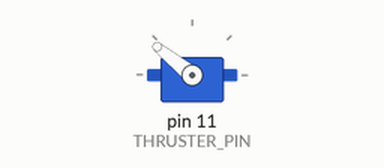
The sketch below on a simulated Arduino Uno, built with avr-gcc and run on an emulated ATmega328P. Shown: servo. What the sketch prints to the serial monitor is not drawn.

Above: at 0.05 s.
Timing chart, 0 to 4.6 s (numbered marks = the images above):
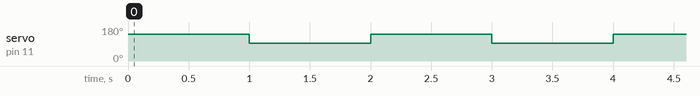

Measured:
- by itself, servo on pin 11 (THRUSTER_PIN): alternates 141° for 1.0 s and 93° for 1.0 s

The sketch:

Pulse_Thruster_Test.ino
```cpp
/*
 * Pulse Thruster For Active Position Holding Testing
 * By: Shane Matsushima
 * 4/25/2019
 */

/*
 * This is the library used for controlling the thrustermotor via ESC
 */
#include <Servo.h>

/*
 * Attaching the thruster motor to the Servo Class
 */
Servo thruster;

/*
 * Thruster pin
 */
#define THRUSTER_PIN 11

/*
 * Defining direction/power variable for moving the thruster
 */
#define FORWARD_POWER 2000
#define REVERSE_POWER 1000
#define STOP 1500

/*
 * This runs once before the full program starts and allocates what each pin is doing
 */
void setup() {
  // put your setup code here, to run once:
  Serial.begin(9600);
  Serial.println("Starting Pulse Code");
  thruster.attach(THRUSTER_PIN);
}

/*
 * This is the main portion of the code that runs infinetly unless told otherwise
 */
void loop() {
  /*
   * Pulses the thruster forward with max power for 1 sec and then stops the thrusting for 1 sec
   */
  thruster.write(FORWARD_POWER);
  wait();
  thruster.write(STOP);
  wait();
}

/*
 * Used as a delay code for delaying the start and stop and duration of how long the pulse is
 */
void wait(){
  delay(1000);
}
```
